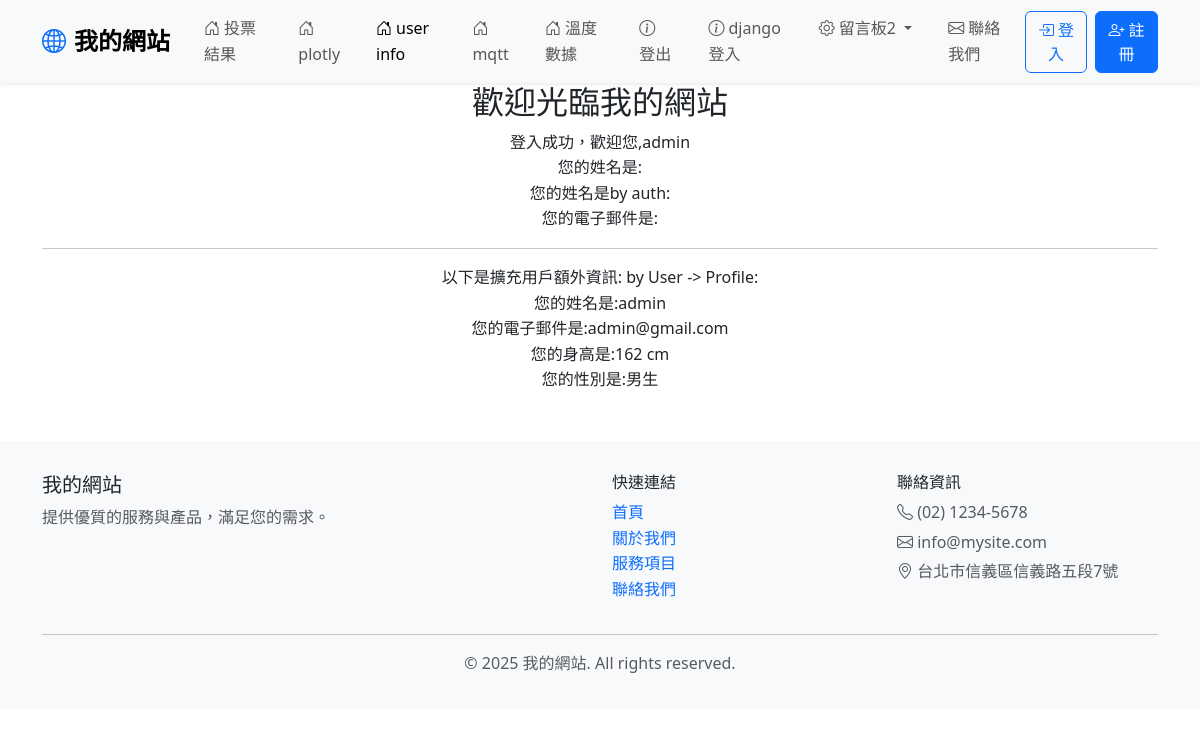
The app's page /userinfo/ (signed in) with its own data.
### mysite/models.py (models this page shows, shortened)
class Profile(models.Model):
    user = models.OneToOneField(auth.models.User, on_delete=models.CASCADE)
    height = models.PositiveIntegerField(default=160)
    male = models.BooleanField(default=False)
    website = models.URLField()

### mysite/views.py (the view)
# urls.py: path('userinfo/', views.userinfo, name='userinfo'),
@login_required(login_url='/login/')
def userinfo(request):
    if request.user.is_authenticated:
        username = request.user.username
        useremail = request.user.email
        print('username:in userinfo', username)
    else:
        print('username不存在')
        return redirect('/login/')
    try:
        user = User.objects.get(username=username)
        userinfo = models.Profile.objects.get(user=user)    # 用自己擴充的Profile欄位
    except Exception as e:
        print(e)
        pass
    return render(request, 'userinfo.html', locals())

### templates/userinfo.html (shortened to what this page needs)
{% extends "base.html" %}
{% block content %}
<div class='container' align=center>
    <h2>歡迎光臨我的網站</h2>
    {% if username %}登入成功，歡迎您,{{ username }}
    {% else %}
    登入錯誤
    {% endif %}
    <p>
        您的姓名是:{{ userinfo.name }}<br>
        您的姓名是by auth:{{ userinfo.username }}<br>
        您的電子郵件是:{{ userinfo.email }}
        <br>
        <hr>
        以下是擴充用戶額外資訊: by User -> Profile:<br>
        您的姓名是:{{ userinfo.user.username }}<br>
        您的電子郵件是:{{ userinfo.user.email }}<br>
        您的身高是:{{ userinfo.height }} cm<br>
        您的性別是:{{ userinfo.male | yesno:"男生,女生"}}
    </p>
</div>
{% endblock content %}

### templates/base.html (style rules this page uses)
:root { --primary-color: #0d6efd; --secondary-color: #6c757d; }
body { font-family: 'Segoe UI', Tahoma, Geneva, Verdana, sans-serif; line-height: 1.6; }

### records on screen
Profile: user.username "admin", user.email "admin@gmail.com", height "162", male "男生"

### other values on screen
{{ username }} "admin"
